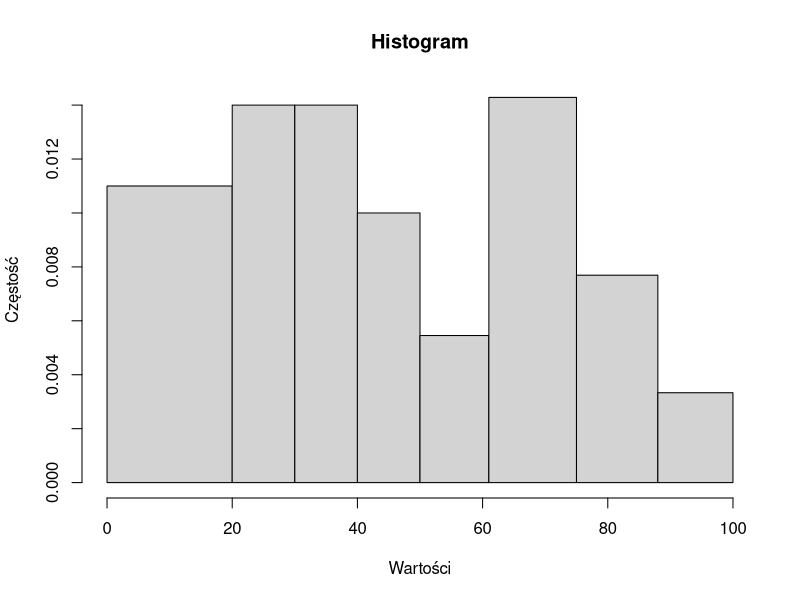

Generate this figure with R:
dane = c(10.1, 64.2, 28.5, 49.5, 13.2, 37.5, 52.9, 17.4, 7.6, 25.4, 85.6, 14.1,
          81.3, 16.5, 30.8, 83.1, 42.9, 66.7, 41.5, 62.8, 66.1, 18.3, 24.1, 81.9,
          36.9, 74.9, 50.2, 91.4, 57.7, 8.7, 30.5, 4.2, 43.3, 89.4, 5.7, 27.7, 4.9,
          17.3, 53.5, 32.6, 65.8, 74.1, 64.7, 58.4, 36.7, 94.6, 72.9, 92.1, 18.1,
          70.8, 84.1, 23.7, 5.3, 32.3, 20.3, 46.5, 64.8, 36.2, 31.6, 75.9, 62.4,
          2.4, 19.4, 70.6, 75.7, 28.5, 73.1, 79.2, 81.2, 29.4, 68.4, 39.6, 67.2,
          41.9, 18.9, 23.8, 21.2, 67.4, 43.2, 22.3, 26.4, 17.1, 2.5, 15.2, 27.1,
          40.2, 34.6, 43.4, 41.7, 36.8, 25.9, 34.3, 13.7, 57.4, 36.9, 15.7, 82.7,
          73.2, 66.3, 70.2)

# Granice klas
granice = c(0, 20, 30, 40, 50, 61, 75, 88, 100)

# Histogram
hist(dane, breaks = granice, main = "Histogram", xlab = "Wartości", ylab = "Częstość")

# Średnia i wariancja dla danych niezgrupowanych
srednia = mean(dane)
wariancja = var(dane)

cat("Średnia dla danych niezgrupowanych:", srednia, "\n")
cat("Wariancja dla danych niezgrupowanych:", wariancja, "\n")

# Podział danych
dane_zgrupowane = cut(dane, breaks = granice)

# Średnią i wariancja dla danych zgrupowanych
srednia_zgrupowana = tapply(dane, dane_zgrupowane, mean)
wariancja_zgrupowana = tapply(dane, dane_zgrupowane, var)

cat("Średnia dla danych zgrupowanych:", srednia_zgrupowana, "\n")
cat("Wariancja dla danych zgrupowanych:", wariancja_zgrupowana, "\n")
